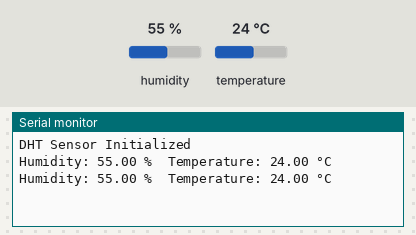
Recording of a sketch running on a simulated Arduino Uno, built with avr-gcc and run on an emulated ATmega328P. On the bench: the last lines printed to the serial monitor. The test bench sets the inputs (shaded band); at power-on: humidity 55 %, temperature 24 °C.

Above: at 4.8 s.
4.9 s: humidity set to 22 %
At 7.2 s:
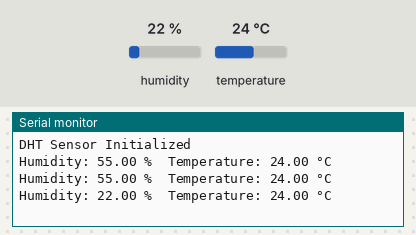
7.9 s: temperature set to 12 °C
At 9.0 s:
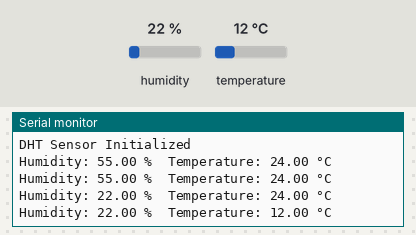
10.9 s: humidity set to 40 %
At 12.5 s:
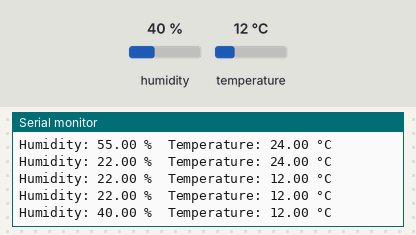
Timing chart, 0 to 14.0 s (numbered marks = the images above; inputs shaded):
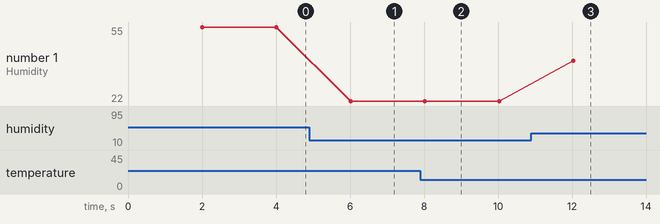

Measured:
- after the input at 4.9 s, the serial monitor: prints a new line after 1.1 s (image 1)
- after the input at 7.9 s, the serial monitor: prints a new line after 0.13 s (image 2)
- after the input at 10.9 s, the serial monitor: prints a new line after 1.1 s (image 3)
- plotted number 1: 55 → 22 after the input at 4.9 s, 22 → 40 after the input at 10.9 s

The sketch:

Temperature_Humidity.ino
```cpp
#include "DHT.h"
#define DHTPIN 4      // GPIO pin connected to DATA
#define DHTTYPE DHT22 // Correct sensor type
DHT dht(DHTPIN, DHTTYPE);

void setup() {
  Serial.begin(115200);
  dht.begin();
  Serial.println("DHT Sensor Initialized");
}

void loop() {
  delay(2000); // Wait 2 seconds

  float humidity = dht.readHumidity();
  float temperature = dht.readTemperature(); // Celsius

  if (isnan(humidity) || isnan(temperature)) {
    Serial.println("Failed to read from DHT sensor!");
    return;
  }

  Serial.print("Humidity: ");
  Serial.print(humidity);
  Serial.print(" %\t");
  Serial.print("Temperature: ");
  Serial.print(temperature);
  Serial.println(" °C");
}
```
